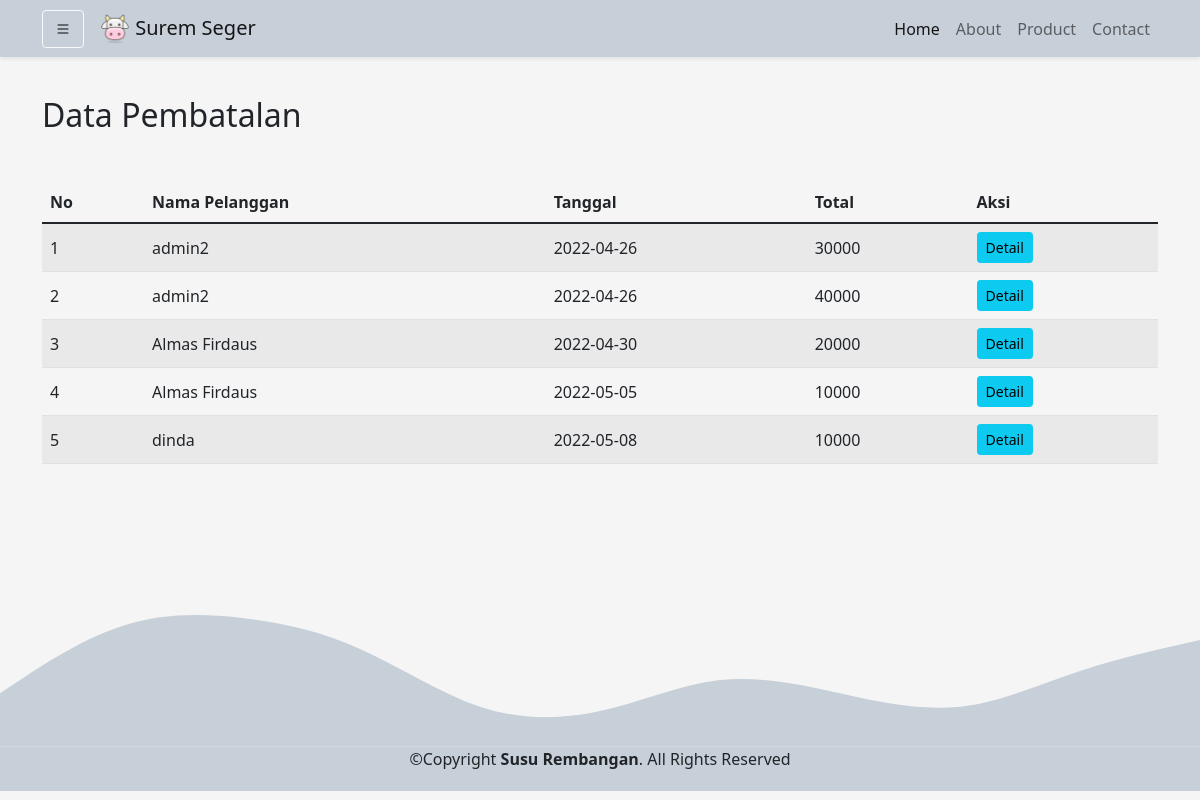
Screenshot of /Admin/dataPembatalan.php (signed in) with the database file from the repository.
### tables this page shows
CREATE TABLE `pembelian` (
  `id_pembelian` int(11) NOT NULL,
  `id_user` int(11) NOT NULL,
  `tanggal_pembelian` date NOT NULL,
  `total_pembelian` int(11) NOT NULL,
  `opsi_pengiriman` varchar(30) NOT NULL,
  `opsi_pembayaran` varchar(30) NOT NULL,
  `alamat_pengiriman` text NOT NULL,
  `status_pembelian` varchar(50) NOT NULL,
  `status_terima` varchar(50) NOT NULL
);

CREATE TABLE `users` (
  `id` int(8) NOT NULL,
  `namalengkap` varchar(30) NOT NULL,
  `email` varchar(30) NOT NULL,
  `alamat` varchar(50) NOT NULL,
  `provinsi` varchar(30) NOT NULL,
  `kota` varchar(30) NOT NULL,
  `kecamatan` varchar(30) NOT NULL,
  `kodepos` varchar(10) NOT NULL,
  `nohp` varchar(13) NOT NULL,
  `password` varchar(255) NOT NULL,
  `role` varchar(2) NOT NULL,
  `gambar` varchar(100) NOT NULL
);

### functions.php (called while the page is built, shortened)
<?php
$conn = mysqli_connect("localhost", "root", "", "db_suremseger");
function query($query)
{
    global $conn;
    $result = mysqli_query($conn, $query);
    $rows = [];
    while ($row = mysqli_fetch_assoc($result)) {
        $rows[] = $row;
    }
    return $rows;
}

### Admin/dataPembatalan.php (the view, shortened to what this page needs)
<?php
require_once('../functions.php');
$diterima = query("SELECT * FROM pembelian JOIN users ON pembelian.id_user = users.id WHERE pembelian.status_pembelian = 'Dibatalkan'");
?>
<!DOCTYPE html>
<html lang="en">
<head>
    <link href="https://cdn.jsdelivr.net/npm/bootstrap@5.1.3/dist/css/bootstrap.min.css" rel="stylesheet" />
    <link rel="stylesheet" href="https://cdn.jsdelivr.net/npm/bootstrap-icons@1.8.1/font/bootstrap-icons.css" />
    <link rel="stylesheet" href="../style.css" />
</head>
<body>
    <?php include 'nav_sidebar.php' ?>
    <section id="dataCustomer">
        <div class="container" style="min-height: 310px;">
            <h2>Data Pembatalan</h2>
            <table class="table table-striped table-hover align-middle mt-5">
                <thead>
                    <tr>
                        <th>No</th>
                        <th>Nama Pelanggan</th>
                        <th>Tanggal</th>
                        <th>Total</th>
                        <th>Aksi</th>
                    </tr>
                </thead>
                <tbody>
                    <?php $i = 1; ?>
                    <?php foreach ($diterima as $data) : ?>
                        <tr>
                            <td><?= $i; ?></td>
                            <td><?= $data['namalengkap']; ?></td>
                            <td><?= $data['tanggal_pembelian']; ?></td>
                            <td><?= $data['total_pembelian']; ?></td>
                            <td>
                                <a href="detailPembatalan.php?id=<?= $data['id_pembelian']; ?>" class="btn btn-info btn-sm">Detail</a>
                            </td>
                        </tr>
                        <?php $i++ ?>
                    <?php endforeach; ?>
                </tbody>
            </table>
        </div>
    </section>
    <footer class="text-center pb-1" style="background:  #c7d0d8">
        <p>©Copyright <label class="fw-bold">Susu Rembangan</label>. All Rights Reserved</p>
    </footer>
</body>
</html>

### style.css (style rules this page uses)
body { background-color: whitesmoke; }
section { padding-top: 6rem; }

### rows the page displays
pembelian: id_user.namalengkap "admin2", tanggal_pembelian "2022-04-26", total_pembelian "30000"
pembelian: id_user.namalengkap "admin2", tanggal_pembelian "2022-04-26", total_pembelian "40000"
pembelian: id_user.namalengkap "Almas Firdaus", tanggal_pembelian "2022-04-30", total_pembelian "20000"
pembelian: id_user.namalengkap "Almas Firdaus", tanggal_pembelian "2022-05-05", total_pembelian "10000"
pembelian: id_user.namalengkap "dinda", tanggal_pembelian "2022-05-08", total_pembelian "10000"
